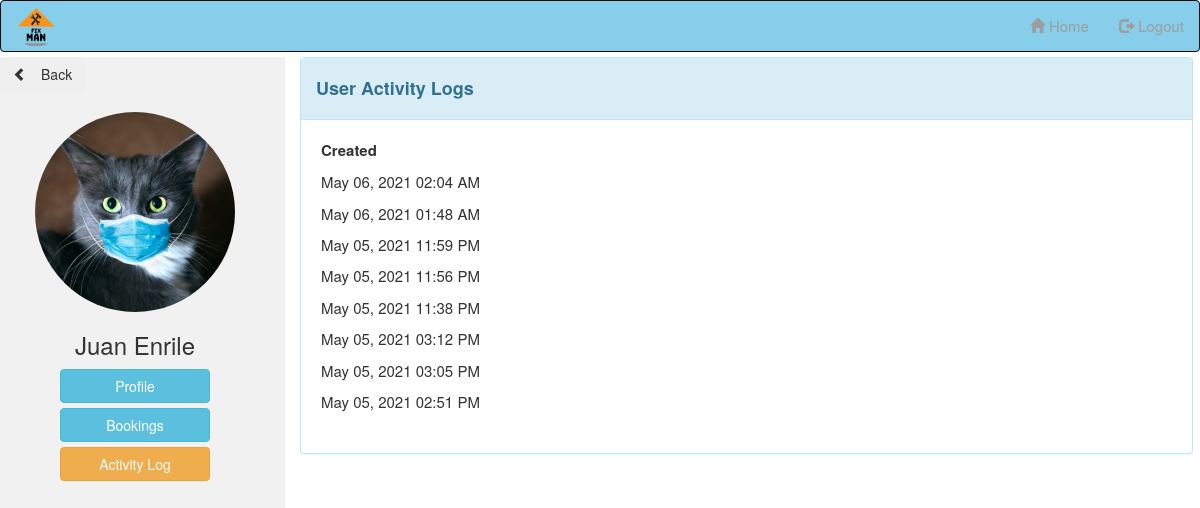
/admin/repairmanactivitylog.php?repairmanid=40 (signed in), run on the app's committed database.
### tables this page shows
CREATE TABLE `repairman` (
  `repairmanid` int(11) NOT NULL,
  `fname` varchar(50) NOT NULL,
  `mname` varchar(50) NOT NULL,
  `lname` varchar(50) NOT NULL,
  `age` int(11) NOT NULL,
  `bdate` date NOT NULL,
  `address` varchar(50) NOT NULL,
  `contactno` varchar(50) NOT NULL,
  `gender` varchar(50) NOT NULL,
  `username` varchar(50) NOT NULL,
  `password` varchar(50) NOT NULL,
  `email` varchar(50) NOT NULL,
  `category` varchar(50) NOT NULL,
  `experience` varchar(50) NOT NULL,
  `fee` decimal(11,2) NOT NULL,
  `documents` varchar(100) NOT NULL,
  `documents2` varchar(50) NOT NULL,
  `documents3` varchar(50) NOT NULL,
  `profilepix` varchar(200) NOT NULL,
  `user_type` varchar(50) NOT NULL,
  `status` varchar(50) NOT NULL,
  `transaction` varchar(50) NOT NULL,
  `paymentopt` varchar(11) NOT NULL
);

CREATE TABLE `activitylog` (
  `no` int(11) NOT NULL,
  `user_type` varchar(50) NOT NULL,
  `id` int(11) NOT NULL,
  `created` varchar(50) NOT NULL
);

### admin/repairmanactivitylog.php (the view, shortened to what this page needs)
 <?php
	include('../config.php');
		$repairmanid = $_GET['repairmanid'];
		$repairman = mysqli_query($database, "SELECT * FROM repairman WHERE repairmanid = '$repairmanid'");
    while ($rep = mysqli_fetch_array($repairman))
    {
        $fname = $rep['fname'];
        $lname = $rep['lname'];
        $profilepix = $rep['profilepix'];
    }
    $activity = mysqli_query($database, "SELECT * FROM activitylog WHERE id = '$repairmanid' ORDER BY created DESC LIMIT 20");
?>
<!DOCTYPE html>
<html>
<head>
		  <link rel="stylesheet" href="https://maxcdn.bootstrapcdn.com/bootstrap/3.4.1/css/bootstrap.min.css">
</head>
<body>
<?php include('adminheader.php')?>
<div class="row" style="margin-top:-15px">
  <div class="col-sm-3" style="width:300px !important;background-color:#F1F1F1;height:780px">
    <button class="btn btn-light" onclick="location.href='adminviewrepairman.php';"/><span class="glyphicon glyphicon-chevron-left">&nbsp</span>Back</button>
      <center><div class="img_div">
          <br>
          <img src="../profilepix/<?php echo $profilepix ?>" style="width:200px;height:200px;border-radius:100px">
          <h3><?php echo $fname ?> <?php echo $lname ?></h3>
          <a class="btn btn-info" href="adminviewrepairmanprofile.php?repairmanid=<?php echo$repairmanid ?>" style="width:150px;margin-bottom:5px">Profile</a>
          <a class="btn btn-info" href="repairmanbookings.php?repairmanid=<?php echo$repairmanid ?>" style="width:150px;margin-bottom:5px">Bookings</a>
          <a class="btn btn-warning" href="repairmanactivitylog.php?repairmanid=<?php echo$repairmanid ?>" style="width:150px;margin-bottom:5px">Activity Log</a>
        </div></center>
  </div>
  <div class="col-sm-9">
      <div class="panel-group" id="accordion" role="tablist" aria-multiselectable="true">
          <div class="panel panel-info">
            <div class="panel-heading" role="tab" id="headingOne">
              <h4 class="panel-title">
                  <h4><b>User Activity Logs</b></h4>
              </h4>
            </div>
            <div align="left" id="collapseOne" class="panel-collapse collapse in" role="tabpanel" aria-labelledby="headingOne">
              <div class="panel-body">
                <table class="table">
                  <tr>
                    <th width="200px">Created</th>
                  </tr>
                <?php
                while($log = mysqli_fetch_array($activity))
                  {
                    echo '<tr>';
                    echo '<td>'.$newcreated = date('F d, Y h:i A', strtotime($log['created'])).'</td>';
                    echo '</tr>';
                  }
                ?>
              </div>
            </div>
          </div>
        </div>
  </div>
</div>
</body>
</html>

### admin/repairmanactivitylog.php (style rules this page uses)
body { font-family: Century Gothic, Arial, sans-serif, !important; height: auto; background-position: center; background-repeat: no-repeat; background-size: cover; font-size: 1.5em !important; }
.table>tbody>tr>td, .table>tbody>tr>th { border-top: none; padding: 5px !important; }

### data on the page
repairman: profilepix (picture), fname "Juan", lname "Enrile"
activitylog: created "May 06, 2021 02:04 AM"
activitylog: created "May 06, 2021 01:48 AM"
activitylog: created "May 05, 2021 11:59 PM"
activitylog: created "May 05, 2021 11:56 PM"
activitylog: created "May 05, 2021 11:38 PM"
activitylog: created "May 05, 2021 03:12 PM"
activitylog: created "May 05, 2021 03:05 PM"
activitylog: created "May 05, 2021 02:51 PM"
